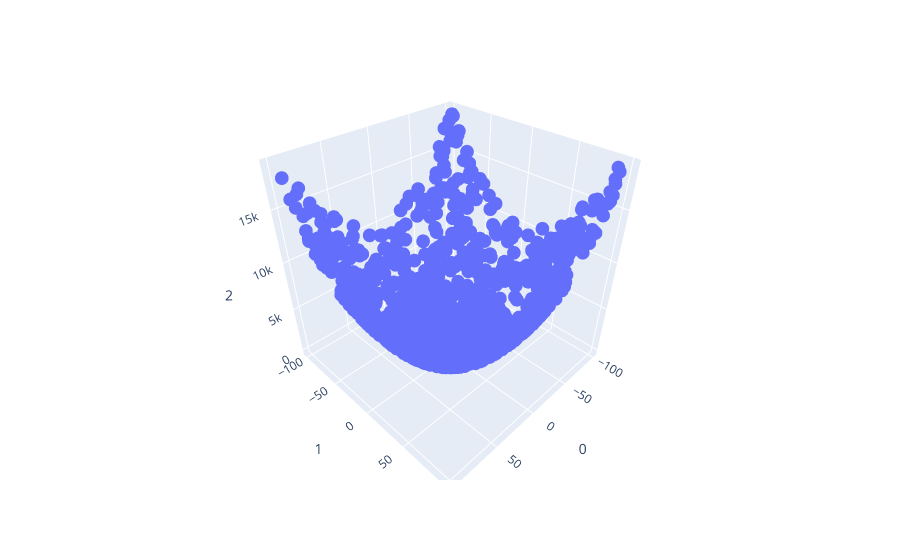

Notebook cell for this chart:
### Code cell
rand = np.random.default_rng(42)

#Defining the values we talked about
a = -100
b = 100
n = int(1e3)

#Our target function f
def f(x,y):
    return x**2+y**2


xcoords = rand.uniform(low=a,high=b,size=(n,1))
ycoords = rand.uniform(low=a,high=b,size=(n,1))
noise = rand.normal(loc=0,scale=0,size=(n,1))
zcoords = f(xcoords,ycoords) + noise

dataset = np.concatenate((xcoords,ycoords,zcoords),axis=1)


#Simple scatter plot for visualisation
fig = px.scatter_3d(dataset,x=0,y=1,z=2)
fig.show()

### Figure 1 — Plotly figure (JSON) as saved in the notebook; plotly's stock layout.template omitted (floating-point values rounded to 4 significant figures; data arrays with more than 128 entries replaced by an {"elided": "..."} marker saying what was removed)
{"data": [{"hovertemplate": "0=%{x}<br>1=%{y}<br>2=%{z}<extra></extra>", "legendgroup": "", "marker": {"color": "#636efa", "symbol": "circle"}, "mode": "markers", "name": "", "scene": "scene", "showlegend": false, "type": "scatter3d", "x": {"elided": "1000 float values"}, "y": {"elided": "1000 float values"}, "z": {"elided": "1000 float values"}}], "layout": {"legend": {"tracegroupgap": 0}, "margin": {"t": 60}, "scene": {"domain": {"x": [0, 1], "y": [0, 1]}, "xaxis": {"title": {"text": "0"}}, "yaxis": {"title": {"text": "1"}}, "zaxis": {"title": {"text": "2"}}}}}
